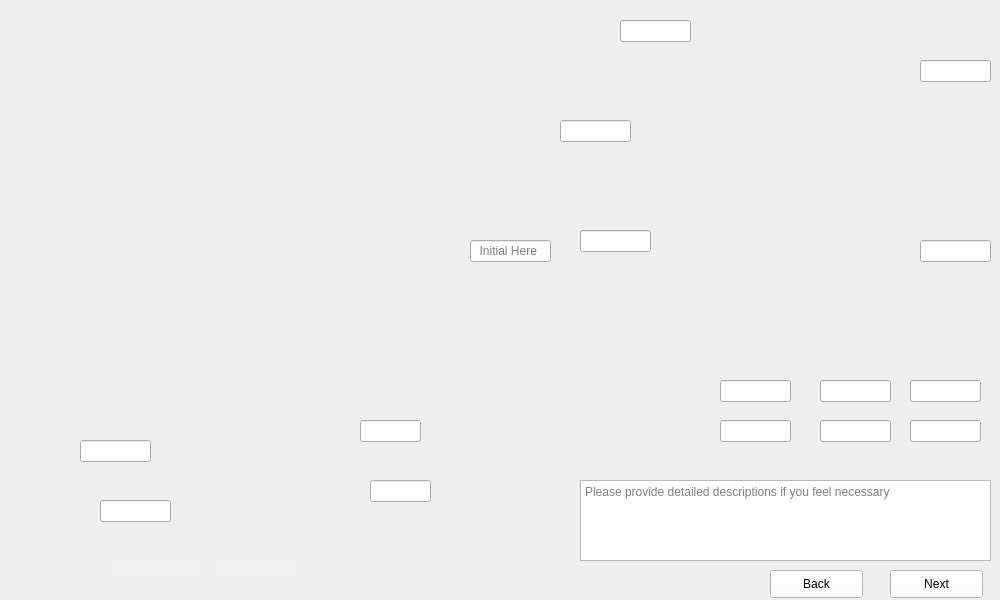
      <widget class="QWidget" name="Mount_Subwafers">
       <property name="maximumSize">
        <size>
         <width>1024</width>
         <height>600</height>
        </size>
       </property>
       <property name="styleSheet">
        <string notr="true">border-image: url(:/images/images/Mount_Subwafers.png);</string>
       </property>
       <widget class="QTextEdit" name="Mount_Subwafers_Comments">
        <property name="geometry">
         <rect>
          <x>580</x>
          <y>480</y>
          <width>411</width>
          <height>81</height>
         </rect>
        </property>
        <property name="styleSheet">
         <string notr="true">border-image:None;</string>
        </property>
        <property name="placeholderText">
         <string>Please provide detailed descriptions if you feel necessary </string>
        </property>
       </widget>
       <widget class="QLineEdit" name="Mount_Subwafers_Data1">
        <property name="geometry">
         <rect>
          <x>910</x>
          <y>420</y>
          <width>71</width>
          <height>22</height>
         </rect>
        </property>
        <property name="styleSheet">
         <string notr="true">border-image:None;</string>
        </property>
       </widget>
       <widget class="QLineEdit" name="Mount_Subwafers_Data2_Special">
        <property name="geometry">
         <rect>
          <x>820</x>
          <y>420</y>
          <width>71</width>
          <height>22</height>
         </rect>
        </property>
        <property name="styleSheet">
         <string notr="true">border-image:None;</string>
        </property>
       </widget>
       <widget class="QLineEdit" name="Mount_Subwafers_Data3">
        <property name="geometry">
         <rect>
          <x>720</x>
          <y>420</y>
          <width>71</width>
          <height>22</height>
         </rect>
        </property>
        <property name="styleSheet">
         <string notr="true">border-image:None;</string>
        </property>
       </widget>
       <widget class="QLineEdit" name="Mount_Subwafers_Data4">
        <property name="geometry">
         <rect>
          <x>720</x>
          <y>380</y>
          <width>71</width>
          <height>22</height>
         </rect>
        </property>
        <property name="styleSheet">
         <string notr="true">border-image:None;</string>
        </property>
       </widget>
       <widget class="QLineEdit" name="Mount_Subwafers_Data5_Special">
        <property name="geometry">
         <rect>
          <x>820</x>
          <y>380</y>
          <width>71</width>
          <height>22</height>
         </rect>
        </property>
        <property name="styleSheet">
         <string notr="true">border-image:None;</string>
        </property>
       </widget>
       <widget class="QLineEdit" name="Mount_Subwafers_Data6">
        <property name="geometry">
         <rect>
          <x>910</x>
          <y>380</y>
          <width>71</width>
          <height>22</height>
         </rect>
        </property>
        <property name="styleSheet">
         <string notr="true">border-image:None;</string>
        </property>
       </widget>
       <widget class="QLineEdit" name="Mount_Subwafers_Data7">
        <property name="geometry">
         <rect>
          <x>920</x>
          <y>240</y>
          <width>71</width>
          <height>22</height>
         </rect>
        </property>
        <property name="styleSheet">
         <string notr="true">border-image:None;</string>
        </property>
       </widget>
       <widget class="QLineEdit" name="Mount_Subwafers_Data8">
        <property name="geometry">
         <rect>
          <x>920</x>
          <y>60</y>
          <width>71</width>
          <height>22</height>
         </rect>
        </property>
        <property name="styleSheet">
         <string notr="true">border-image:None;</string>
        </property>
       </widget>
       <widget class="QLineEdit" name="Mount_Subwafers_Data9">
        <property name="geometry">
         <rect>
          <x>620</x>
          <y>20</y>
          <width>71</width>
          <height>22</height>
         </rect>
        </property>
        <property name="styleSheet">
         <string notr="true">border-image:None;</string>
        </property>
       </widget>
       <widget class="QLineEdit" name="Mount_Subwafers_Data10">
        <property name="geometry">
         <rect>
          <x>560</x>
          <y>120</y>
          <width>71</width>
          <height>22</height>
         </rect>
        </property>
        <property name="styleSheet">
         <string notr="true">border-image:None;</string>
        </property>
       </widget>
       <widget class="QLineEdit" name="Mount_Subwafers_Data11">
        <property name="geometry">
         <rect>
          <x>580</x>
          <y>230</y>
          <width>71</width>
          <height>22</height>
         </rect>
        </property>
        <property name="styleSheet">
         <string notr="true">border-image:None;</string>
        </property>
       </widget>
       <widget class="QLineEdit" name="Mount_Subwafers_Data12">
        <property name="geometry">
         <rect>
          <x>360</x>
          <y>420</y>
          <width>61</width>
          <height>22</height>
         </rect>
        </property>
        <property name="styleSheet">
         <string notr="true">border-image:None;</string>
        </property>
       </widget>
       <widget class="QLineEdit" name="Mount_Subwafers_Data13">
        <property name="geometry">
         <rect>
          <x>370</x>
          <y>480</y>
          <width>61</width>
          <height>22</height>
         </rect>
        </property>
        <property name="styleSheet">
         <string notr="true">border-image:None;</string>
        </property>
       </widget>
       <widget class="QLineEdit" name="Mount_Subwafers_Data14">
        <property name="geometry">
         <rect>
          <x>100</x>
          <y>500</y>
          <width>71</width>
          <height>22</height>
         </rect>
        </property>
        <property name="styleSheet">
         <string notr="true">border-image:None;</string>
        </property>
       </widget>
       <widget class="QLineEdit" name="Mount_Subwafers_Data15">
        <property name="geometry">
         <rect>
          <x>80</x>
          <y>440</y>
          <width>71</width>
          <height>22</height>
         </rect>
        </property>
        <property name="styleSheet">
         <string notr="true">border-image:None;</string>
        </property>
       </widget>
       <widget class="QPushButton" name="Mount_Subwafers_Next">
        <property name="geometry">
         <rect>
          <x>890</x>
          <y>570</y>
          <width>93</width>
          <height>28</height>
         </rect>
        </property>
        <property name="styleSheet">
         <string notr="true">QPushButton{
background-color: rgb(255, 255, 255);
height: 35px;
border-image:None;
}
QPushButton::hover{
background-color: rgb(0, 0, 255);
}
QPushButton:pressed{
padding-top:7px;
padding-top:7px;
}</string>
        </property>
        <property name="text">
         <string>Next</string>
        </property>
       </widget>
       <widget class="QPushButton" name="Mount_Subwafers_Back">
        <property name="geometry">
         <rect>
          <x>770</x>
          <y>570</y>
          <width>93</width>
          <height>28</height>
         </rect>
        </property>
        <property name="styleSheet">
         <string notr="true">QPushButton{
background-color: rgb(255, 255, 255);
height: 35px;
border-image:None;
}
QPushButton::hover{
background-color: rgb(0, 0, 255);
}
QPushButton:pressed{
padding-top:7px;
padding-top:7px;
}</string>
        </property>
        <property name="text">
         <string>Back</string>
        </property>
       </widget>
       <widget class="QLineEdit" name="Mount_Subwafers_Initial">
        <property name="geometry">
         <rect>
          <x>210</x>
          <y>560</y>
          <width>91</width>
          <height>22</height>
         </rect>
        </property>
        <property name="styleSheet">
         <string notr="true">QLineEdit{
background-color: rgb(240, 240, 240);
border: none;
border-image:None;
}</string>
        </property>
       </widget>
       <widget class="QLineEdit" name="Mount_Subwafers_Dates">
        <property name="geometry">
         <rect>
          <x>110</x>
          <y>560</y>
          <width>91</width>
          <height>22</height>
         </rect>
        </property>
        <property name="styleSheet">
         <string notr="true">QLineEdit{
background-color: rgb(240, 240, 240);
border: none;
border-image:None;
}</string>
        </property>
       </widget>
       <widget class="QLineEdit" name="Mount_Subwafers_Data0">
        <property name="geometry">
         <rect>
          <x>470</x>
          <y>240</y>
          <width>81</width>
          <height>22</height>
         </rect>
        </property>
        <property name="styleSheet">
         <string notr="true">border-image:None;</string>
        </property>
        <property name="placeholderText">
         <string>  Initial Here</string>
        </property>
       </widget>
      </widget>
